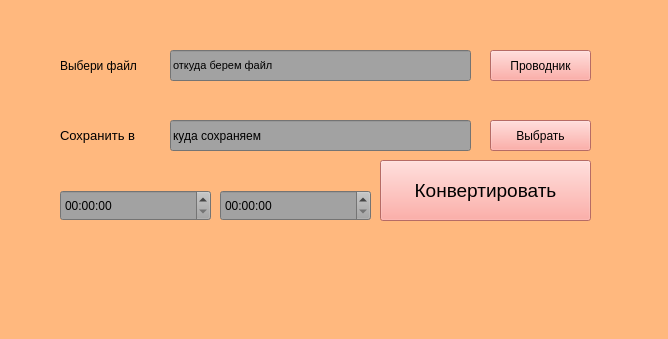
<?xml version="1.0" encoding="UTF-8"?>
<ui version="4.0">
 <class>MainWindow</class>
 <widget class="QMainWindow" name="MainWindow">
  <property name="geometry">
   <rect>
    <x>0</x>
    <y>0</y>
    <width>668</width>
    <height>339</height>
   </rect>
  </property>
  <property name="windowTitle">
   <string>audiovirezatel</string>
  </property>
  <property name="autoFillBackground">
   <bool>false</bool>
  </property>
  <property name="styleSheet">
   <string notr="true">
background-color: rgb(255, 184, 126);</string>
  </property>
  <widget class="QWidget" name="centralwidget">
   <widget class="QPushButton" name="pushButton">
    <property name="geometry">
     <rect>
      <x>490</x>
      <y>50</y>
      <width>101</width>
      <height>31</height>
     </rect>
    </property>
    <property name="styleSheet">
     <string notr="true">background-color: rgb(255, 150, 142);</string>
    </property>
    <property name="text">
     <string>Проводник</string>
    </property>
   </widget>
   <widget class="QLineEdit" name="line_for_getvideoinlocal">
    <property name="geometry">
     <rect>
      <x>170</x>
      <y>50</y>
      <width>301</width>
      <height>31</height>
     </rect>
    </property>
    <property name="font">
     <font>
      <family>MS Shell Dlg 2</family>
      <pointsize>8</pointsize>
     </font>
    </property>
    <property name="focusPolicy">
     <enum>Qt::StrongFocus</enum>
    </property>
    <property name="styleSheet">
     <string notr="true">background-color: rgb(162, 162, 162);</string>
    </property>
    <property name="text">
     <string>откуда берем файл</string>
    </property>
   </widget>
   <widget class="QPushButton" name="Button_for_convertation">
    <property name="enabled">
     <bool>true</bool>
    </property>
    <property name="geometry">
     <rect>
      <x>380</x>
      <y>160</y>
      <width>211</width>
      <height>61</height>
     </rect>
    </property>
    <property name="font">
     <font>
      <pointsize>14</pointsize>
     </font>
    </property>
    <property name="styleSheet">
     <string notr="true">background-color: rgb(255, 150, 142);</string>
    </property>
    <property name="text">
     <string>Конвертировать</string>
    </property>
   </widget>
   <widget class="QLabel" name="label">
    <property name="geometry">
     <rect>
      <x>90</x>
      <y>280</y>
      <width>271</width>
      <height>51</height>
     </rect>
    </property>
    <property name="font">
     <font>
      <family>MV Boli</family>
      <pointsize>14</pointsize>
     </font>
    </property>
    <property name="text">
     <string/>
    </property>
   </widget>
   <widget class="QTimeEdit" name="timeEdit_nach">
    <property name="geometry">
     <rect>
      <x>60</x>
      <y>190</y>
      <width>151</width>
      <height>31</height>
     </rect>
    </property>
    <property name="styleSheet">
     <string notr="true">background-color: rgb(162, 162, 162);</string>
    </property>
   </widget>
   <widget class="QTimeEdit" name="timeEdit_konca">
    <property name="geometry">
     <rect>
      <x>220</x>
      <y>190</y>
      <width>151</width>
      <height>31</height>
     </rect>
    </property>
    <property name="styleSheet">
     <string notr="true">background-color: rgb(162, 162, 162);</string>
    </property>
   </widget>
   <widget class="QLineEdit" name="line_for_save">
    <property name="enabled">
     <bool>true</bool>
    </property>
    <property name="geometry">
     <rect>
      <x>170</x>
      <y>120</y>
      <width>301</width>
      <height>31</height>
     </rect>
    </property>
    <property name="mouseTracking">
     <bool>true</bool>
    </property>
    <property name="styleSheet">
     <string notr="true">background-color: rgb(162, 162, 162);</string>
    </property>
    <property name="inputMask">
     <string/>
    </property>
    <property name="text">
     <string>куда сохраняем</string>
    </property>
    <property name="frame">
     <bool>true</bool>
    </property>
    <property name="clearButtonEnabled">
     <bool>false</bool>
    </property>
   </widget>
   <widget class="QLabel" name="label_for_save">
    <property name="geometry">
     <rect>
      <x>60</x>
      <y>120</y>
      <width>101</width>
      <height>31</height>
     </rect>
    </property>
    <property name="font">
     <font>
      <pointsize>10</pointsize>
     </font>
    </property>
    <property name="text">
     <string>Сохранить в</string>
    </property>
   </widget>
   <widget class="QPushButton" name="Button_for_save">
    <property name="geometry">
     <rect>
      <x>490</x>
      <y>120</y>
      <width>101</width>
      <height>31</height>
     </rect>
    </property>
    <property name="styleSheet">
     <string notr="true">background-color: rgb(255, 150, 142);</string>
    </property>
    <property name="text">
     <string>Выбрать</string>
    </property>
   </widget>
   <widget class="QLabel" name="label_2">
    <property name="geometry">
     <rect>
      <x>60</x>
      <y>50</y>
      <width>101</width>
      <height>31</height>
     </rect>
    </property>
    <property name="font">
     <font>
      <pointsize>9</pointsize>
     </font>
    </property>
    <property name="text">
     <string>Выбери файл</string>
    </property>
   </widget>
   <widget class="QLabel" name="label_for_image">
    <property name="geometry">
     <rect>
      <x>450</x>
      <y>250</y>
      <width>141</width>
      <height>91</height>
     </rect>
    </property>
    <property name="text">
     <string/>
    </property>
    <property name="scaledContents">
     <bool>true</bool>
    </property>
   </widget>
  </widget>
  <widget class="QMenuBar" name="menubar">
   <property name="geometry">
    <rect>
     <x>0</x>
     <y>0</y>
     <width>668</width>
     <height>26</height>
    </rect>
   </property>
  </widget>
  <widget class="QStatusBar" name="statusbar"/>
 </widget>
 <resources/>
 <connections/>
</ui>
